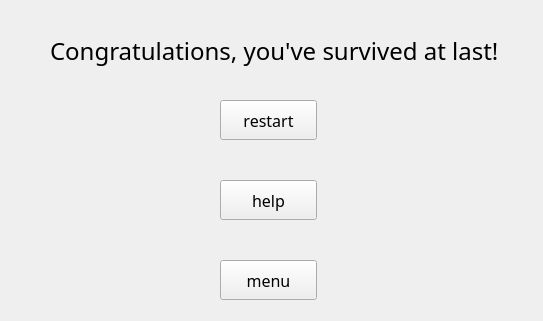
<?xml version="1.0" encoding="UTF-8"?>
<ui version="4.0">
 <class>WinWidget</class>
 <widget class="QWidget" name="WinWidget">
  <property name="geometry">
   <rect>
    <x>0</x>
    <y>0</y>
    <width>543</width>
    <height>321</height>
   </rect>
  </property>
  <property name="windowTitle">
   <string>Form</string>
  </property>
  <widget class="QLabel" name="label">
   <property name="geometry">
    <rect>
     <x>50</x>
     <y>30</y>
     <width>461</width>
     <height>41</height>
    </rect>
   </property>
   <property name="font">
    <font>
     <family>微软雅黑</family>
     <pointsize>18</pointsize>
    </font>
   </property>
   <property name="text">
    <string>Congratulations, you've survived at last!</string>
   </property>
  </widget>
  <widget class="QPushButton" name="helpBtn">
   <property name="geometry">
    <rect>
     <x>220</x>
     <y>180</y>
     <width>97</width>
     <height>40</height>
    </rect>
   </property>
   <property name="font">
    <font>
     <family>微软雅黑</family>
     <pointsize>12</pointsize>
    </font>
   </property>
   <property name="text">
    <string>help</string>
   </property>
  </widget>
  <widget class="QPushButton" name="menuBtn">
   <property name="geometry">
    <rect>
     <x>220</x>
     <y>260</y>
     <width>97</width>
     <height>40</height>
    </rect>
   </property>
   <property name="font">
    <font>
     <family>微软雅黑</family>
     <pointsize>12</pointsize>
    </font>
   </property>
   <property name="text">
    <string>menu</string>
   </property>
  </widget>
  <widget class="QPushButton" name="restartBtn">
   <property name="geometry">
    <rect>
     <x>220</x>
     <y>100</y>
     <width>97</width>
     <height>40</height>
    </rect>
   </property>
   <property name="font">
    <font>
     <family>微软雅黑</family>
     <pointsize>12</pointsize>
    </font>
   </property>
   <property name="text">
    <string>restart</string>
   </property>
  </widget>
 </widget>
 <resources/>
 <connections/>
</ui>
